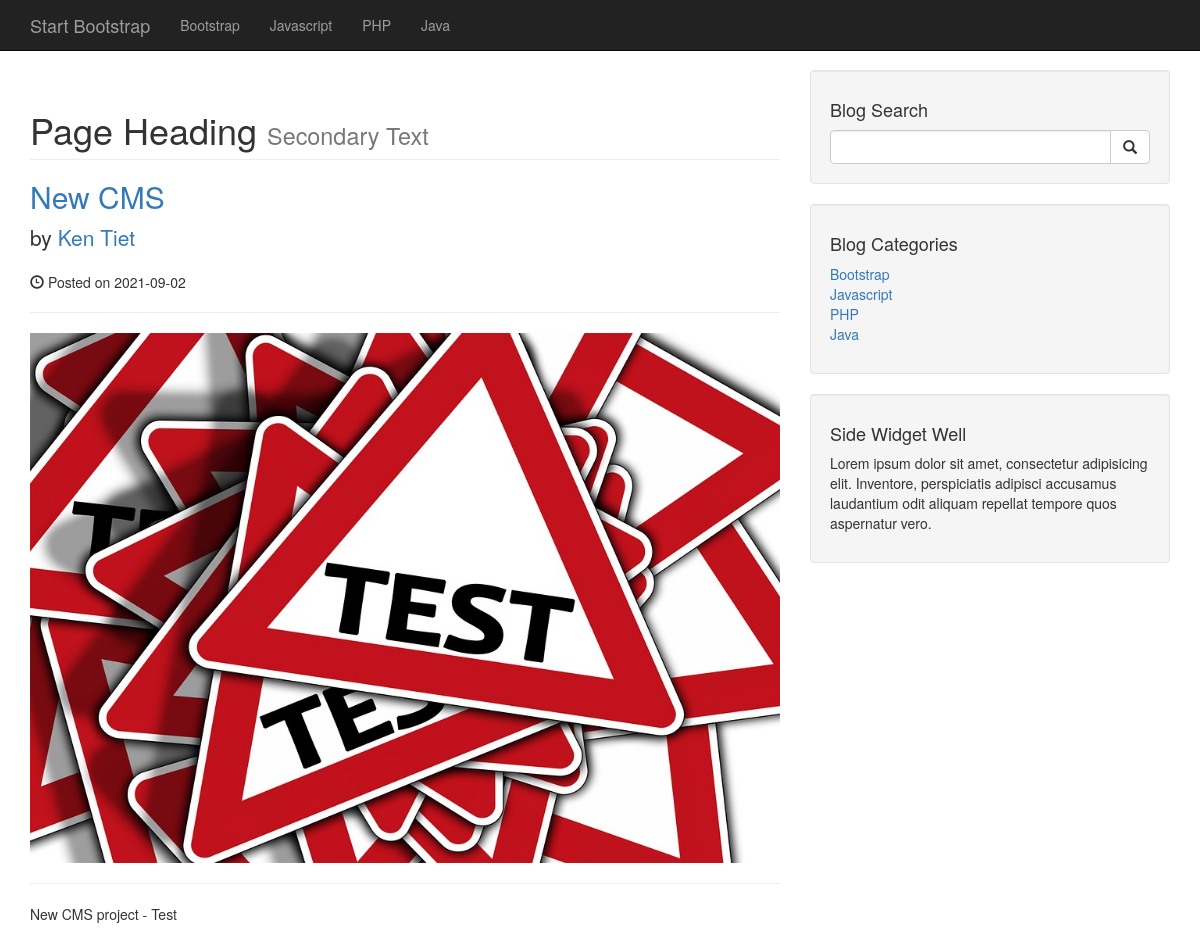
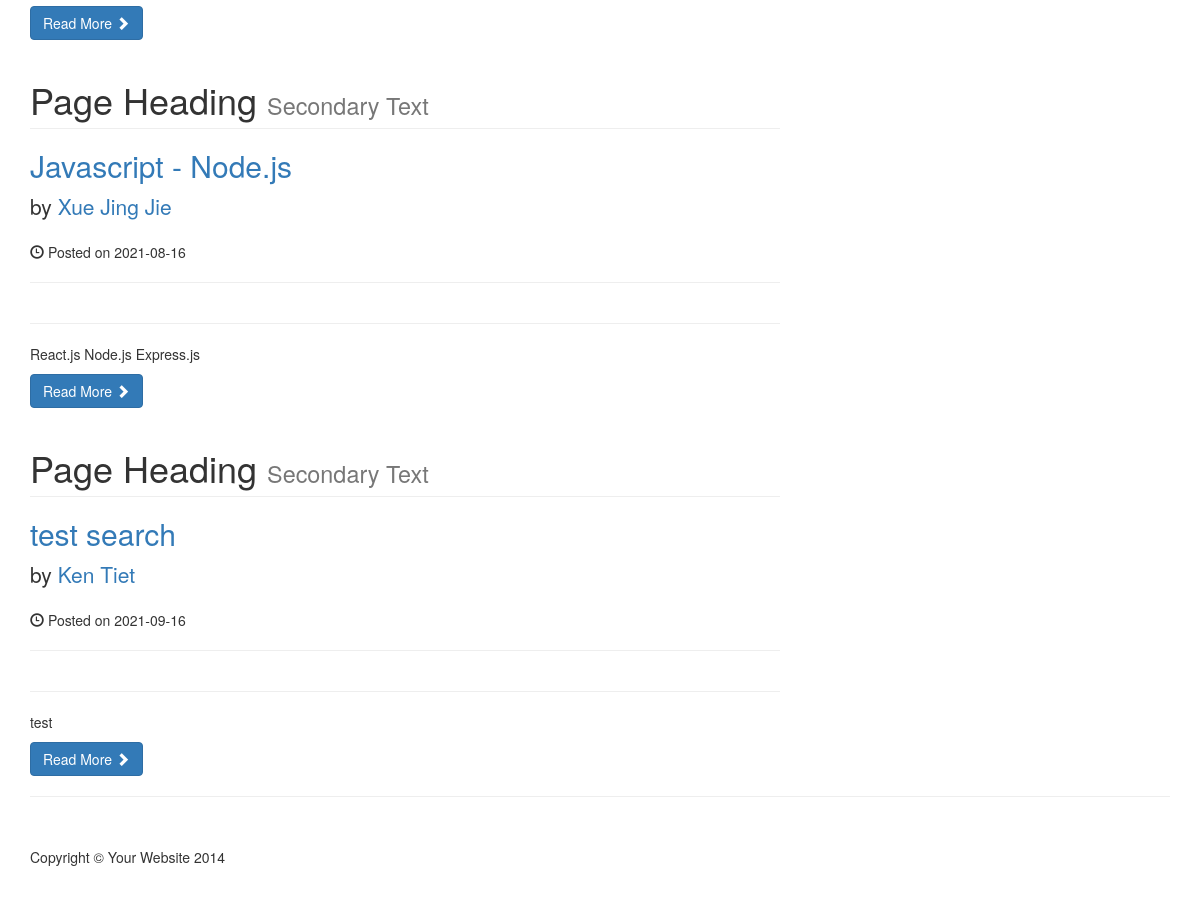
The page / on the database its author committed (2 pictures, top to bottom).
### tables this page shows
CREATE TABLE `categories` (
  `cat_id` int(3) NOT NULL,
  `cat_title` varchar(255) NOT NULL
);

CREATE TABLE `posts` (
  `post_id` int(3) NOT NULL,
  `post_category_id` int(3) NOT NULL,
  `post_title` varchar(255) NOT NULL,
  `post_author` varchar(255) NOT NULL,
  `post_date` date NOT NULL,
  `post_image` text NOT NULL,
  `post_content` text NOT NULL,
  `post_tags` varchar(255) NOT NULL,
  `post_comment_count` int(11) NOT NULL,
  `post_status` varchar(255) NOT NULL DEFAULT 'draft'
);

### index.php (the view)
<?php
include "./includes/db.php";
include "./includes/header.php";
?>
<?php include './includes/nav.php'; ?>
<div class="container">
    <div class="row">
        <div class="col-md-8">
            <?php
            $query = "Select * from posts";
            $res = mysqli_query($connection, $query);
            while ($row = mysqli_fetch_assoc($res)) {
                $post_title = $row['post_title'];
                $post_author = $row['post_author'];
                $post_date = $row['post_date'];
                $post_content = $row['post_content'];
                $post_image = $row['post_image'];
            ?>
                <h1 class="page-header">
                    Page Heading
                    <small>Secondary Text</small>
                </h1>
                <h2>
                    <a href="#"><?php echo $post_title ?></a>
                </h2>
                <p class="lead">
                    by <a href="index.php"><?php echo $post_author ?></a>
                </p>
                <p><span class="glyphicon glyphicon-time"></span> Posted on <?php echo $post_date ?></p>
                <hr>
                <img class="img-responsive" src="./images/<?php echo $post_image ?>" alt="">
                <hr>
                <p><?php echo $post_content ?></p>
                <a class="btn btn-primary" href="#">Read More <span class="glyphicon glyphicon-chevron-right"></span></a>
            <?php } ?>
        </div>
        <?php include "./includes/sidebar.php" ?>
    </div>
    <hr>
    <?php
    include './includes/footer.php';
    ?>

### includes/header.php (shortened to what this page needs)
<!DOCTYPE html>
<html lang="en">
<head>
  <link href="css/bootstrap.min.css" rel="stylesheet">
  <link href="css/blog-home.css" rel="stylesheet">
</head>
<body>

### includes/nav.php (shortened to what this page needs)
<?php include './db.php' ?>
<nav class="navbar navbar-inverse navbar-fixed-top" role="navigation">
  <div class="container">
    <div class="navbar-header">
      <a class="navbar-brand" href="/cms/index.php">Start Bootstrap</a>
    </div>
    <div class="collapse navbar-collapse" id="bs-example-navbar-collapse-1">
      <ul class="nav navbar-nav">
        <?php
        $query = "SELECT * from categories";
        $res = mysqli_query($connection, $query);
        while ($row = mysqli_fetch_assoc($res)) {
          $cat_title = $row['cat_title'];
          echo "<li><a href='#'>{$cat_title}</a></li>";
        }
        ?>
      </ul>
    </div>
  </div>
</nav>

### includes/sidebar.php
<div class="col-md-4">
  <div class="well">
    <h4>Blog Search</h4>
    <form action="search.php" method="post">
      <div class="input-group">
        <input type="text" name="search" class="form-control">
        <span class="input-group-btn">
          <button name="submit" class="btn btn-default" type="submit">
            <span class="glyphicon glyphicon-search"></span>
          </button>
        </span>
      </div>
    </form>
  </div>
  <div class="well">
    <h4>Blog Categories</h4>
    <div class="row">
      <div class="col-lg-6">
        <ul class="list-unstyled">
          <?php
          $query = "SELECT * from categories";
          $res = mysqli_query($connection, $query);
          while ($row = mysqli_fetch_assoc($res)) {
            $cat_title = $row['cat_title'];
            echo "<li><a href='#'>{$cat_title}</a></li>";
          }
          ?>
        </ul>
      </div>
    </div>
  </div>
  <?php include './widget.php' ?>
</div>

### includes/widget.php
<div class="well">
  <h4>Side Widget Well</h4>
  <p>Lorem ipsum dolor sit amet, consectetur adipisicing elit. Inventore, perspiciatis adipisci accusamus laudantium odit aliquam repellat tempore quos aspernatur vero.</p>
</div>

### includes/footer.php (shortened to what this page needs)
<footer>
  <div class="row">
    <div class="col-lg-12">
      <p>Copyright &copy; Your Website 2014</p>
    </div>
  </div>
</footer>
</div>
</body>
</html>

### css/blog-home.css (style rules this page uses)
body { padding-top: 70px; }
footer { margin: 50px 0; }

### rows shown on the page
categories: cat_title "Bootstrap"
categories: cat_title "Javascript"
categories: cat_title "PHP"
categories: cat_title "Java"
posts: post_title "New CMS", post_author "Ken Tiet", post_date "2021-09-02", post_image (picture), post_content "New CMS project - Test"
posts: post_title "Javascript - Node.js", post_author "Xue Jing Jie", post_date "2021-08-16", post_content "React.js Node.js Express.js"
posts: post_title "test search", post_author "Ken Tiet", post_date "2021-09-16", post_content "test"
